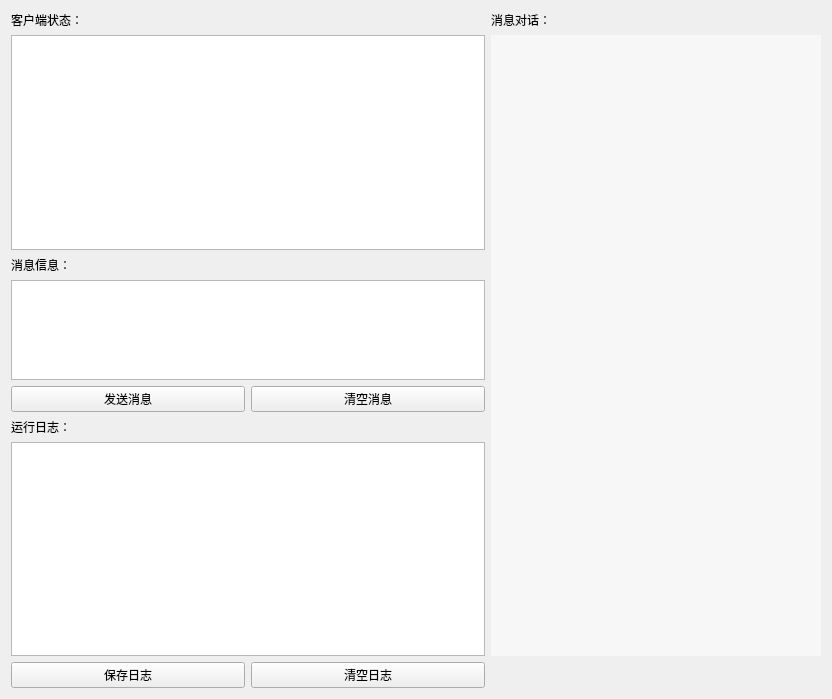
<?xml version="1.0" encoding="UTF-8"?>
<ui version="4.0">
 <class>Widget</class>
 <widget class="QWidget" name="Widget">
  <property name="geometry">
   <rect>
    <x>0</x>
    <y>0</y>
    <width>832</width>
    <height>699</height>
   </rect>
  </property>
  <property name="windowTitle">
   <string>Widget</string>
  </property>
  <layout class="QGridLayout" name="gridLayout_2">
   <item row="0" column="0">
    <layout class="QVBoxLayout" name="verticalLayout_2">
     <item>
      <widget class="QLabel" name="label_5">
       <property name="sizePolicy">
        <sizepolicy hsizetype="Minimum" vsizetype="Fixed">
         <horstretch>0</horstretch>
         <verstretch>0</verstretch>
        </sizepolicy>
       </property>
       <property name="text">
        <string>客户端状态：</string>
       </property>
      </widget>
     </item>
     <item>
      <widget class="QListWidget" name="clientListWidget"/>
     </item>
     <item>
      <layout class="QVBoxLayout" name="verticalLayout">
       <item>
        <layout class="QHBoxLayout" name="horizontalLayout_4"/>
       </item>
      </layout>
     </item>
     <item>
      <widget class="QLabel" name="label_7">
       <property name="text">
        <string>消息信息：</string>
       </property>
      </widget>
     </item>
     <item>
      <widget class="QTextEdit" name="textEdit_2">
       <property name="maximumSize">
        <size>
         <width>16777215</width>
         <height>100</height>
        </size>
       </property>
      </widget>
     </item>
     <item>
      <layout class="QHBoxLayout" name="horizontalLayout">
       <item>
        <widget class="QPushButton" name="InfoPushButton">
         <property name="text">
          <string>发送消息</string>
         </property>
        </widget>
       </item>
       <item>
        <widget class="QPushButton" name="DelInfoPB">
         <property name="text">
          <string>清空消息</string>
         </property>
        </widget>
       </item>
      </layout>
     </item>
     <item>
      <widget class="QLabel" name="label_9">
       <property name="text">
        <string>运行日志：</string>
       </property>
      </widget>
     </item>
     <item>
      <widget class="QTextEdit" name="textEdit"/>
     </item>
    </layout>
   </item>
   <item row="0" column="1">
    <layout class="QVBoxLayout" name="verticalLayout_3">
     <item>
      <widget class="QLabel" name="label_11">
       <property name="text">
        <string>消息对话：</string>
       </property>
      </widget>
     </item>
     <item>
      <widget class="QListWidget" name="listWidget">
       <property name="minimumSize">
        <size>
         <width>330</width>
         <height>0</height>
        </size>
       </property>
       <property name="maximumSize">
        <size>
         <width>330</width>
         <height>16777215</height>
        </size>
       </property>
       <property name="styleSheet">
        <string notr="true">QListWidget{background-color: rgb(247, 247, 247); color:rgb(51,51,51); border: 1px solid  rgb(247, 247, 247);outline:0px;}
QListWidget::Item{background-color: rgb(247, 247, 247);}
QListWidget::Item:hover{background-color: rgb(247, 247, 247); }
QListWidget::item:selected{
	background-color: rgb(247, 247, 247);
	color:black; 
    border: 1px solid  rgb(247, 247, 247);
}
QListWidget::item:selected:!active{border: 1px solid  rgb(247, 247, 247); background-color: rgb(247, 247, 247); color:rgb(51,51,51); } </string>
       </property>
      </widget>
     </item>
    </layout>
   </item>
   <item row="1" column="0">
    <layout class="QGridLayout" name="gridLayout">
     <item row="0" column="0">
      <widget class="QPushButton" name="rizhisave">
       <property name="text">
        <string>保存日志</string>
       </property>
      </widget>
     </item>
     <item row="0" column="1">
      <widget class="QPushButton" name="riziclear">
       <property name="text">
        <string>清空日志</string>
       </property>
      </widget>
     </item>
    </layout>
   </item>
  </layout>
 </widget>
 <layoutdefault spacing="6" margin="11"/>
 <resources/>
 <connections/>
</ui>
